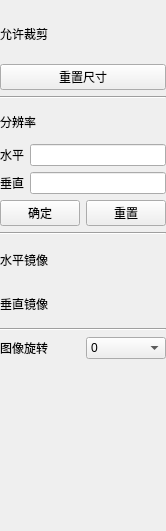
             <widget class="QWidget" name="scrollAreaWidgetContents">
              <property name="geometry">
               <rect>
                <x>0</x>
                <y>0</y>
                <width>149</width>
                <height>531</height>
               </rect>
              </property>
              <layout class="QVBoxLayout" name="verticalLayout_9" stretch="2,0,3,0,2,0,1,4">
               <property name="leftMargin">
                <number>0</number>
               </property>
               <property name="topMargin">
                <number>9</number>
               </property>
               <property name="rightMargin">
                <number>0</number>
               </property>
               <item>
                <layout class="QVBoxLayout" name="verticalLayout_6">
                 <item>
                  <layout class="QHBoxLayout" name="horizontalLayout_19">
                   <item>
                    <widget class="QLabel" name="label_9">
                     <property name="text">
                      <string>允许裁剪</string>
                     </property>
                    </widget>
                   </item>
                   <item>
                    <widget class="SwitchButton" name="clip_allow" native="true"/>
                   </item>
                  </layout>
                 </item>
                 <item>
                  <widget class="QPushButton" name="resetSizeBtn">
                   <property name="styleSheet">
                    <string notr="true">color: rgb(0, 0, 0);</string>
                   </property>
                   <property name="text">
                    <string>重置尺寸</string>
                   </property>
                  </widget>
                 </item>
                </layout>
               </item>
               <item>
                <widget class="Line" name="line_3">
                 <property name="sizePolicy">
                  <sizepolicy hsizetype="Expanding" vsizetype="Fixed">
                   <horstretch>0</horstretch>
                   <verstretch>0</verstretch>
                  </sizepolicy>
                 </property>
                 <property name="maximumSize">
                  <size>
                   <width>1000</width>
                   <height>1000</height>
                  </size>
                 </property>
                 <property name="orientation">
                  <enum>Qt::Horizontal</enum>
                 </property>
                </widget>
               </item>
               <item>
                <layout class="QVBoxLayout" name="verticalLayout_7">
                 <item alignment="Qt::AlignLeft">
                  <widget class="QLabel" name="label_8">
                   <property name="text">
                    <string>分辨率</string>
                   </property>
                  </widget>
                 </item>
                 <item>
                  <layout class="QHBoxLayout" name="horizontalLayout_28">
                   <item>
                    <widget class="QLabel" name="label_13">
                     <property name="text">
                      <string>水平</string>
                     </property>
                    </widget>
                   </item>
                   <item>
                    <widget class="QLineEdit" name="lineEdit"/>
                   </item>
                  </layout>
                 </item>
                 <item>
                  <layout class="QHBoxLayout" name="horizontalLayout_27">
                   <item>
                    <widget class="QLabel" name="label_14">
                     <property name="text">
                      <string>垂直</string>
                     </property>
                    </widget>
                   </item>
                   <item>
                    <widget class="QLineEdit" name="lineEdit_2"/>
                   </item>
                  </layout>
                 </item>
                 <item>
                  <layout class="QHBoxLayout" name="horizontalLayout_26">
                   <item>
                    <widget class="QPushButton" name="pushButton_4">
                     <property name="styleSheet">
                      <string notr="true">color: rgb(0, 0, 0);</string>
                     </property>
                     <property name="text">
                      <string>确定</string>
                     </property>
                    </widget>
                   </item>
                   <item>
                    <widget class="QPushButton" name="pushButton_3">
                     <property name="styleSheet">
                      <string notr="true">color: rgb(0, 0, 0);</string>
                     </property>
                     <property name="text">
                      <string>重置</string>
                     </property>
                    </widget>
                   </item>
                  </layout>
                 </item>
                </layout>
               </item>
               <item>
                <widget class="Line" name="line_4">
                 <property name="orientation">
                  <enum>Qt::Horizontal</enum>
                 </property>
                </widget>
               </item>
               <item>
                <layout class="QVBoxLayout" name="verticalLayout_8">
                 <item>
                  <layout class="QHBoxLayout" name="horizontalLayout_24">
                   <item>
                    <widget class="QLabel" name="label_11">
                     <property name="text">
                      <string>水平镜像</string>
                     </property>
                    </widget>
                   </item>
                   <item>
                    <widget class="SwitchButton" name="xflip" native="true"/>
                   </item>
                  </layout>
                 </item>
                 <item>
                  <layout class="QHBoxLayout" name="horizontalLayout_25">
                   <item>
                    <widget class="QLabel" name="label_12">
                     <property name="text">
                      <string>垂直镜像</string>
                     </property>
                    </widget>
                   </item>
                   <item>
                    <widget class="SwitchButton" name="yflip" native="true"/>
                   </item>
                  </layout>
                 </item>
                </layout>
               </item>
               <item>
                <widget class="Line" name="line_5">
                 <property name="orientation">
                  <enum>Qt::Horizontal</enum>
                 </property>
                </widget>
               </item>
               <item>
                <layout class="QHBoxLayout" name="horizontalLayout_4">
                 <item>
                  <widget class="QLabel" name="label_3">
                   <property name="text">
                    <string>图像旋转</string>
                   </property>
                  </widget>
                 </item>
                 <item>
                  <widget class="QComboBox" name="rotate">
                   <item>
                    <property name="text">
                     <string>0</string>
                    </property>
                   </item>
                   <item>
                    <property name="text">
                     <string>90</string>
                    </property>
                   </item>
                   <item>
                    <property name="text">
                     <string>180</string>
                    </property>
                   </item>
                   <item>
                    <property name="text">
                     <string>270</string>
                    </property>
                   </item>
                  </widget>
                 </item>
                </layout>
               </item>
               <item>
                <spacer name="verticalSpacer_2">
                 <property name="orientation">
                  <enum>Qt::Vertical</enum>
                 </property>
                 <property name="sizeType">
                  <enum>QSizePolicy::Preferred</enum>
                 </property>
                 <property name="sizeHint" stdset="0">
                  <size>
                   <width>20</width>
                   <height>60</height>
                  </size>
                 </property>
                </spacer>
               </item>
              </layout>
             </widget>
